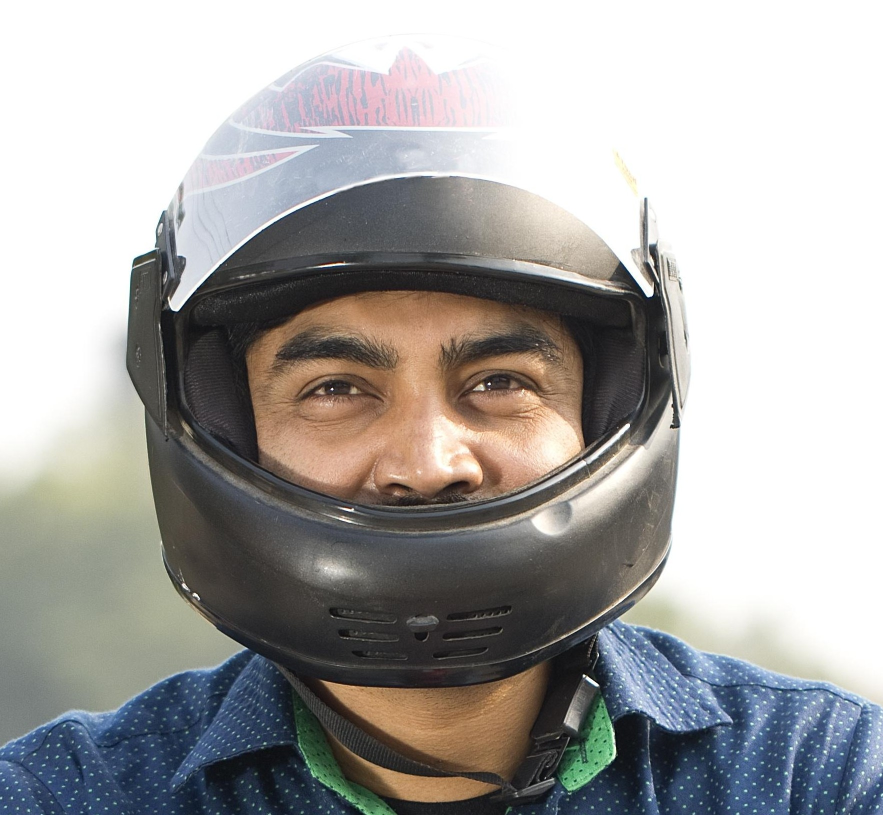
#> input picture Detection project/Helmet data/Helmet/data (6th copy).jpg, 1766 x 1630 px, found by its file name (shown at 1/2 size)
$ jupyter execute --allow-errors 'helmet detect.ipynb'
#> lines starting #> are read from the running program, lines starting #| are printed output that depends on the picture
[cell 1]
import pandas as pd
import os
from skimage.transform import resize
from skimage.io import imread
import numpy as np
import sklearn
import pytesseract
import cv2
from pytesseract import Output
import re
import matplotlib.pyplot as plt

[cell 2]
len(os.listdir('/home/user/Desktop/HELMET AND NUMBER PLATE DETECTION/Helmet data'))

[cell 3]
from posix import listdir
catpath = os.path.join('/home/user/Desktop/HELMET AND NUMBER PLATE DETECTION/Helmet data','Helmet')
for img in  os.listdir(catpath):
  print(img)

[cell 4]
flat_data_arr = []
target_arr = []
Categories = ['Helmet','No helm']

[cell 5]
datadir = '/home/user/Desktop/HELMET AND NUMBER PLATE DETECTION/Helmet data'
for i in Categories:
  print("loading.......",i)
  path = os.path.join(datadir,i)
  for img in os.listdir(path):
    img_array = imread(os.path.join(path,img))
#> img_array is the input picture: shape (1630, 1766, 3); mean R, G, B 166.4, 164.9, 163.3
    img_resized = resize(img_array,(150,150,3))
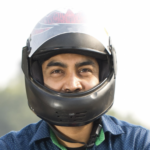
#> img_resized: shape (150, 150, 3) float64; mean R, G, B 0.653, 0.647, 0.64
    flat_data_arr.append(img_resized.flatten())
    target_arr.append(Categories.index(i))
  print("loaded",i)
#> pass 2 of the loop `for i in Categories:`:
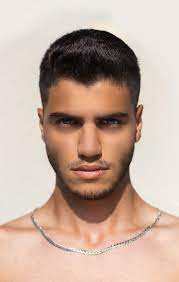
#> input picture Detection project/Helmet data/No helm/download (1).jpeg, 179 x 282 px, found by its file name
#> img_array is the input picture: shape (282, 179, 3); mean R, G, B 196.5, 171.9, 158
#> `img_resized = resize(img_array,(150,150,3))`:
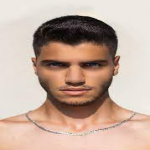
#> img_resized: shape (150, 150, 3) float64; mean R, G, B 0.77, 0.674, 0.62

[cell 6]
df = pd.DataFrame(flat_data_arr)
#> df = table of 2 rows and 67500 columns

[cell 7]
df['target'] = target_arr

[cell 8]
df
#> Out = table of 2 rows and 67501 columns

[cell 9]
X=df.iloc[:,:-1].values
X

[cell 10]
y = df.iloc[:,-1].values
#> y = [0, 1]
y
#> Out = [0, 1]

[cell 11]
from sklearn.model_selection import train_test_split
X_train,X_test,y_train,y_test = train_test_split(X,y,test_size = 0.3,random_state=42)
#> y_train = [0]; y_test = [1]
